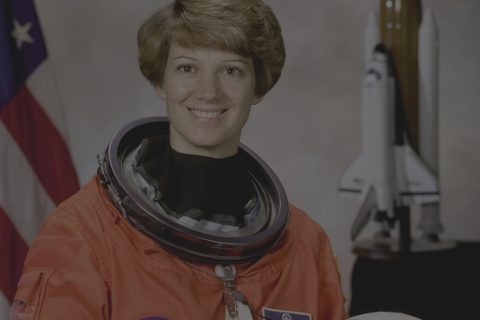
#> input picture image-processing/0003-normalise-safely/dim.png, 480 x 320 px
$ jupyter execute normalise_safely.ipynb
#> lines starting #> are read from the running program, lines starting #| are printed output that depends on the picture; after the words box and inside, x2 and y2 are one past the last pixel; in counts of white or black regions, pixels touching at a corner belong together; long printed decimals are rounded
[cell 1]
import cv2
import matplotlib.pyplot as plt
import numpy as np


def convert_float32_to_uint8(img):
    return np.round((img * 255.0).clip(0, 255)).astype(np.uint8)


dim_img = cv2.imread("./dim.png")
#> dim_img is the input picture: shape (320, 480, 3); mean B, G, R 62.7, 66.5, 77.9
sensor_img = cv2.imread("./sensor16.png")
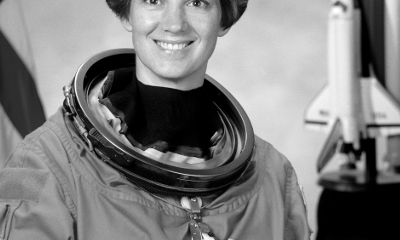
#> input picture image-processing/0003-normalise-safely/sensor16.png, 400 x 240 px
#> sensor_img is the input picture: shape (240, 400, 3); min 0, max 255, mean 125.9

dim_height, dim_width = dim_img.shape[:2]
#> dim_height = 320; dim_width = 480

print(f"Dim dimensions: {dim_height}px x {dim_width}px")
#| Dim dimensions: 320px x 480px

assert dim_width > dim_height

print(f"Data type for the dim image: {dim_img.dtype}")
#| Data type for the dim image: uint8

dim_blue, dim_green, dim_red = dim_img.transpose(2, 0, 1)
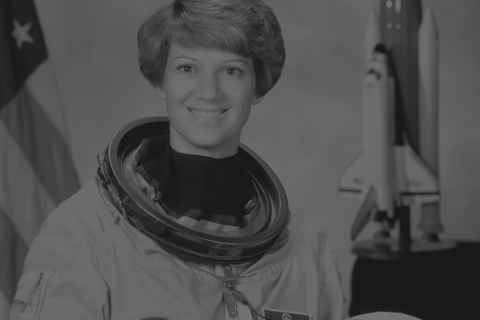
#> dim_red: shape (320, 480); min 25, max 114, mean 77.9

print(f"""Dim image (min-max for each channel):
    Blue Channel: Min: {dim_blue.min()}. Max: {dim_blue.max()}
    Green Channel: Min: {dim_green.min()}. Max: {dim_green.max()}
    Red Channel: Min: {dim_red.min()}. Max: {dim_red.max()}""")
#| Dim image (min-max for each channel):
#|     Blue Channel: Min: 25. Max: 114
#|     Green Channel: Min: 25. Max: 114
#|     Red Channel: Min: 25. Max: 114

[cell 2]
brighten_k = 160

# Brightening with CV2
cv_brighten = cv2.add(dim_img.copy(), brighten_k)
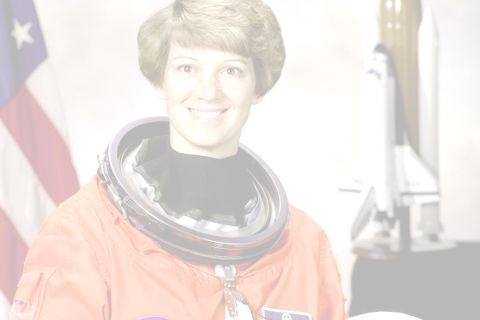
#> cv_brighten: shape (320, 480, 3); mean B, G, R 222, 225.9, 235.5

# Brighten with the float approach
float_brighten = np.round(
        (dim_img.astype(np.float32) + 160).clip(0, 255)
).astype(np.uint8)

# Numpy brighten (expect wraparounds)
numpy_brighten = dim_img.copy() + brighten_k
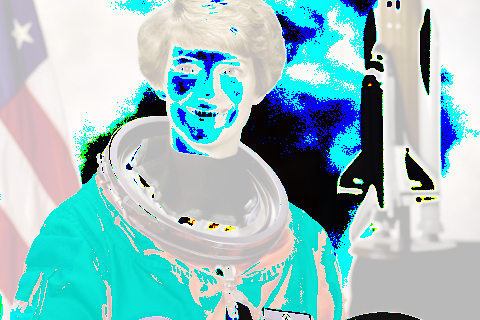
#> numpy_brighten: shape (320, 480, 3); mean B, G, R 195.4, 192.5, 148.6

assert np.array_equal(float_brighten, cv_brighten)

# Compare pixels
diff = numpy_brighten != float_brighten
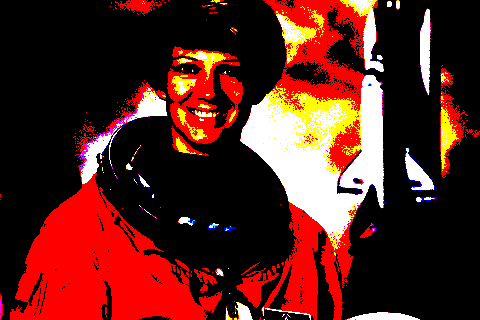
#> diff: shape (320, 480, 3) bool; mean B, G, R 0.107, 0.133, 0.349
pixel_diff = np.any(diff, axis=2)
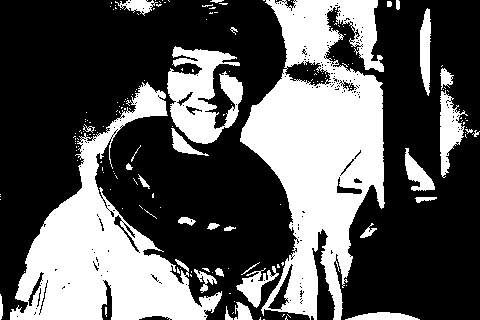
#> pixel_diff: shape (320, 480) bool; 35.1% white; 177 white regions (145 under 20 px), largest, box (x1, y1, x2, y2) and area: (240, 0, 385, 320) 25611, (10, 82, 222, 320) 17928, (167, 46, 243, 144) 4318

wrong_pixels = pixel_diff.sum()
#> wrong_pixels = 53872
total_pixels = dim_height * dim_width
#> total_pixels = 153600
percentage_wrong = (wrong_pixels / total_pixels) * 100
#> percentage_wrong = 35.07

print(f"Wrong pixels: {wrong_pixels}")
#| Wrong pixels: 53872
print(f"Percentage wrong: {percentage_wrong:.2f}%")
#| Percentage wrong: 35.07%

# Display in RGB
fig, (plt_1, plt_2, plt_3) = plt.subplots(1, 3, figsize=(15, 5))

plt_1.imshow(cv_brighten.copy()[:, :, ::-1])
plt_1.set_title("Brightened using cv2.add")

plt_2.imshow(float_brighten.copy()[:, :, ::-1])
plt_2.set_title("Brightened using float arithmetic")

plt_3.imshow(numpy_brighten.copy()[:, :, ::-1])
plt_3.set_title("Brightened using numpy arithmetic")

plt.show()
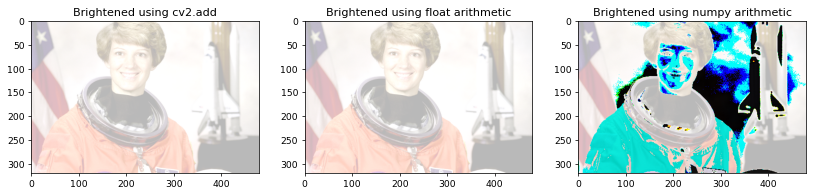
#> figure drawn by matplotlib, 3 panels

[cell 3]
float_dim = (dim_img / 255.0).astype(np.float32)

assert float_dim.dtype == np.float32
assert float_dim.min() >= 0
assert float_dim.max() <= 1

int_dim = convert_float32_to_uint8(float_dim)

assert np.array_equal(dim_img, int_dim)

[cell 4]
# Min-max stretching (normalization)
img_min = float_dim.min()
#> img_min = 0.098
img_max = float_dim.max()
#> img_max = 0.447

man_normalized = ((float_dim - img_min) / (img_max - img_min)) * 255
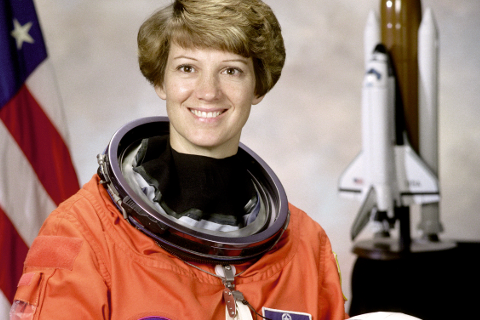
#> man_normalized: shape (320, 480, 3) float32; mean B, G, R 107.9, 119, 151.5
man_normalized = np.round(man_normalized) / 255
man_normalized_int = convert_float32_to_uint8(man_normalized)

cv2_normalized = cv2.normalize(dim_img, None, 0, 255, cv2.NORM_MINMAX)
cv2_normalized_float = (cv2_normalized / 255.0).astype(np.float32)

normalized_diff = np.abs(cv2_normalized_float - man_normalized)
#> normalized_diff: shape (320, 480, 3) float32; every value is 0

assert normalized_diff.max() <= 1

[cell 5]
## ImageNet returns data in RGB, so we'd need to convert cv2_normalized to RGB
float_dim_rgb = float_dim.copy()[:, :, ::-1]

# Standardization with Image Net
imgnet_mean = np.array([0.485, 0.456, 0.406], dtype=np.float32)
imgnet_std = np.array([0.229, 0.224, 0.225], dtype=np.float32)

dim_standrd_imgnet = (float_dim_rgb - imgnet_mean) / imgnet_std
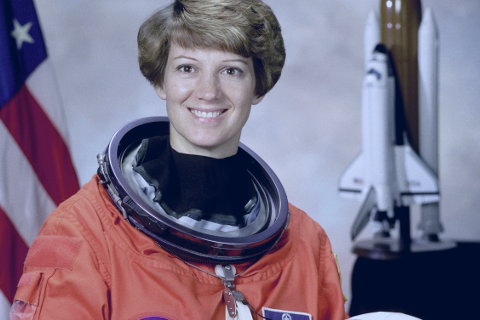
#> dim_standrd_imgnet: shape (320, 480, 3) float32; mean R, G, B -0.784, -0.871, -0.712; drawn with min black and max white

print(f"""Image standardized with ImageNet statistics:
    Minimum: {dim_standrd_imgnet.min()}
    Maximum: {dim_standrd_imgnet.max()}
    dtype: {dim_standrd_imgnet.dtype}""")
#| Image standardized with ImageNet statistics:
#|     Minimum: -1.690
#|     Maximum: 0.1825
#|     dtype: float32

## Standardization with per-channel mean and standard deviation
channel_mean = float_dim_rgb.mean(axis=(0, 1))
#> channel_mean = [0.305, 0.261, 0.246]
channel_std = float_dim_rgb.std(axis=(0, 1))
#> channel_std = [0.104, 0.101, 0.104]

dim_standrd_computed = (float_dim_rgb - channel_mean) / channel_std
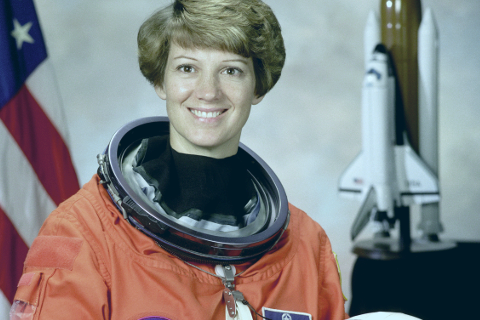
#> dim_standrd_computed: shape (320, 480, 3) float32; mean R, G, B 0.00258, 0.00136, 0.00155; drawn with min black and max white

print(f"""Image standardized with per-channel statistics:
    Minimum: {dim_standrd_computed.min()}
    Maximum: {dim_standrd_computed.max()}
    dtype: {dim_standrd_computed.dtype}""")
#| Image standardized with per-channel statistics:
#|     Minimum: -1.982
#|     Maximum: 1.935
#|     dtype: float32

assert np.allclose(dim_standrd_computed.mean(axis=(0, 1)), 0, atol=1e-2)
assert np.allclose(dim_standrd_computed.std(axis=(0, 1)), 1, atol=1e-2)

[cell 6]
## sensor 16
sensor_16 = cv2.imread("./sensor16.png")
sensor_16_unchanged = cv2.imread("./sensor16.png", cv2.IMREAD_UNCHANGED)
#> sensor_16_unchanged: shape (240, 400) uint16; min 0, max 65535, mean 32359.1

print(f"""Sensor 16 details
    Shape: {sensor_16.shape}
    dtype: {sensor_16.dtype}
    Max: {sensor_16.max()}
""")
#| Sensor 16 details
#|     Shape: (240, 400, 3)
#|     dtype: uint8
#|     Max: 255

print(f"""Sensor 16 with `IMREAD_UNCHANGED` details
    Shape: {sensor_16_unchanged.shape}
    dtype: {sensor_16_unchanged.dtype}
    Max: {sensor_16_unchanged.max()}
""")
#| Sensor 16 with `IMREAD_UNCHANGED` details
#|     Shape: (240, 400)
#|     dtype: uint16
#|     Max: 65535

ii16 = np.iinfo(np.uint16)
normalized_16_bit = sensor_16_unchanged.astype(np.float32) / ii16.max

assert normalized_16_bit.max() <= 1
